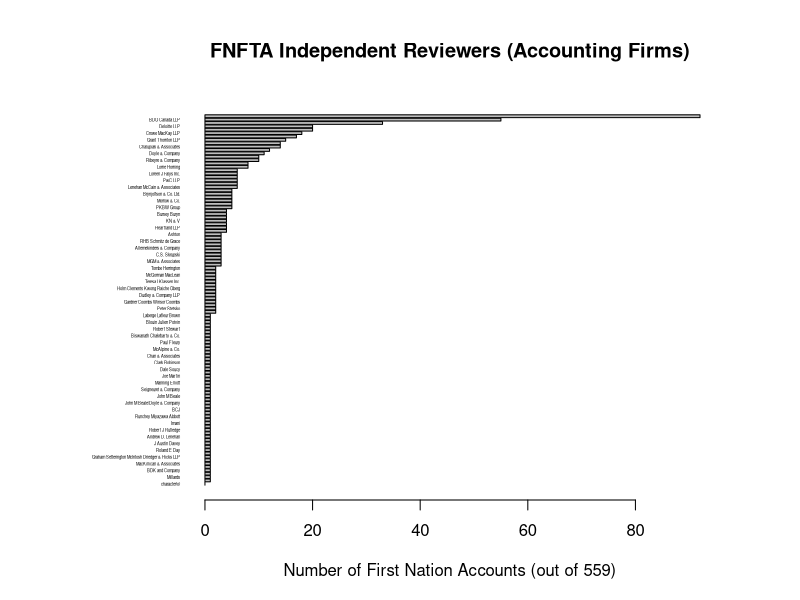

Reproduce this figure in R.

consolidated <- read.csv("data_structure-consolidated-15-03-06-0221.csv", colClasses="character")

firm_name <- function(number)
{
	rows <- consolidated[consolidated$Number == number,]
	gsub("_", " ", unique(rows$Auditor[!is.na(rows$Auditor)]))
}
total_firms <- sapply(unique(consolidated$Number), firm_name)
firms <- unique(total_firms)

count <- function(firm) { sum(total_firms == firm) }
counts <- sapply(firms, count)
ordered <- order(counts)

make_bar <- function(filename)
{
	jpeg("accounting firms.jpg", width=768, height=768)

	par(mai=c(1,2,1,1))
	xlab_str=paste("Number of First Nation Accounts (out of", paste(sum(counts), ")", sep=""))
	barplot(counts[ordered], main="FNFTA Independent Reviewers (Accounting Firms)",
		horiz=TRUE, names.arg=firms[ordered], xlab=xlab_str, las=1, cex.names=0.25)

	dev.off()
}

make_bar()

descending <- order(counts, decreasing=TRUE)
frame <- data.frame(I(firms[descending]), counts[descending], row.names=NULL)
write.table(head(frame, n=10), "top_ten_firms.log", quote=FALSE, sep=", ", row.names=FALSE, col.names=FALSE)

